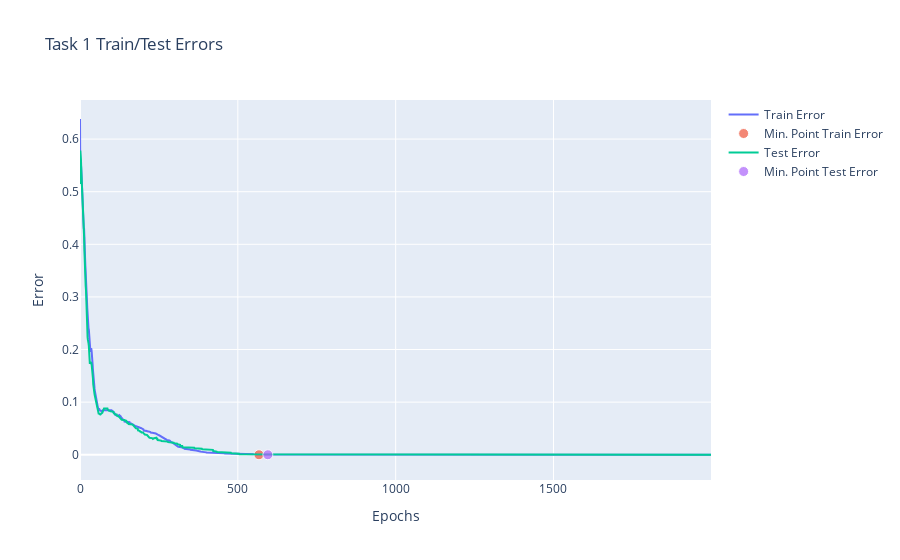
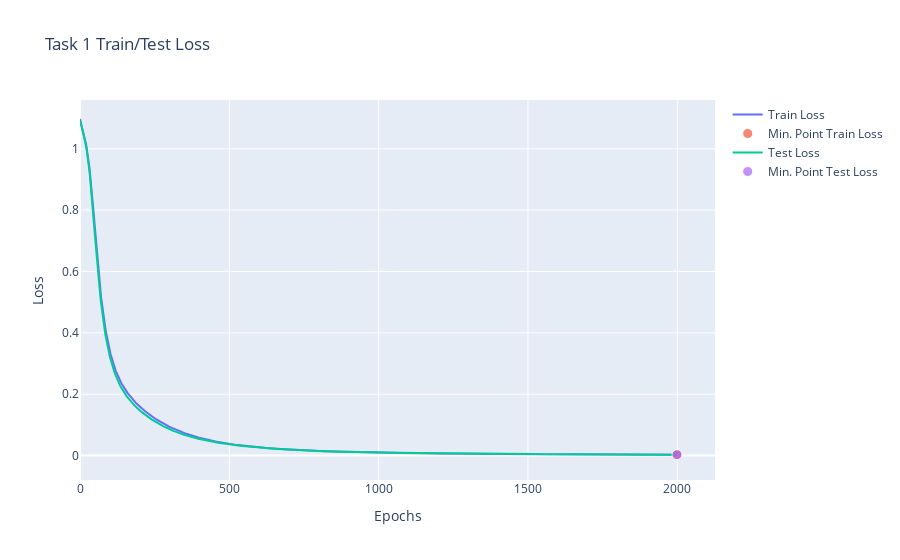

The notebook cell saved with these charts, in order:
### Code cell
fig1 = plot_line('Task 1 Train/Test Errors', 'Error', 'Epochs', Train_Error=history['train_error'], Test_Error=history['test_error'])
fig2 = plot_line('Task 1 Train/Test Loss', 'Loss', 'Epochs', Train_Loss=history['train_loss'], Test_Loss=history['test_loss'])

fig1.show(), fig2.show()

### Figure 1 — Plotly figure (JSON) as saved in the notebook; plotly's stock layout.template omitted (floating-point values rounded to 4 significant figures; data arrays with more than 128 entries replaced by an {"elided": "..."} marker saying what was removed)
{"data": [{"mode": "lines", "name": "Train Error", "type": "scatter", "y": {"elided": "2000 float values"}}, {"marker": {"size": [10]}, "mode": "markers", "name": "Min. Point Train Error", "type": "scatter", "x": [567], "y": [0]}, {"mode": "lines", "name": "Test Error", "type": "scatter", "y": {"elided": "2000 float values"}}, {"marker": {"size": [10]}, "mode": "markers", "name": "Min. Point Test Error", "type": "scatter", "x": [595], "y": [0]}], "layout": {"title": {"text": "Task 1 Train/Test Errors"}, "xaxis": {"title": {"text": "Epochs"}}, "yaxis": {"title": {"text": "Error"}}}}

### Figure 2 — Plotly figure (JSON) as saved in the notebook; plotly's stock layout.template omitted (floating-point values rounded to 4 significant figures; data arrays with more than 128 entries replaced by an {"elided": "..."} marker saying what was removed)
{"data": [{"mode": "lines", "name": "Train Loss", "type": "scatter", "y": {"elided": "2000 float values"}}, {"marker": {"size": [10]}, "mode": "markers", "name": "Min. Point Train Loss", "type": "scatter", "x": [1999], "y": [0.002791]}, {"mode": "lines", "name": "Test Loss", "type": "scatter", "y": {"elided": "2000 float values"}}, {"marker": {"size": [10]}, "mode": "markers", "name": "Min. Point Test Loss", "type": "scatter", "x": [1999], "y": [0.003148]}], "layout": {"title": {"text": "Task 1 Train/Test Loss"}, "xaxis": {"title": {"text": "Epochs"}}, "yaxis": {"title": {"text": "Loss"}}}}
